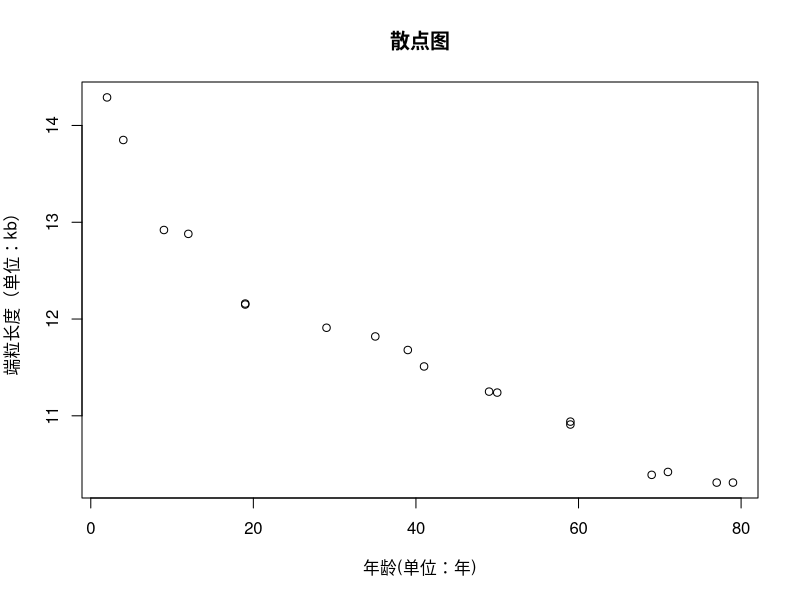

Reproduce this figure in R.
x = c(2,4,9,12,19,19,29,35,39,41,49,50,59,59,69,71,77,79)
y = c(14.29,13.85,12.92,12.88,12.16,12.15,11.91,11.82,11.68,11.51,11.25,11.24,10.94,10.91,10.39,10.42,10.31,10.31)

level = data.frame(x,y)

plot(level,main='散点图',xlab='年龄(单位：年)',ylab='端粒长度（单位：kb）')

# require(stats)
# lines(lowess(level))

reg <- lm(y~1+x)

summary(reg)

print(reg$coefficients)